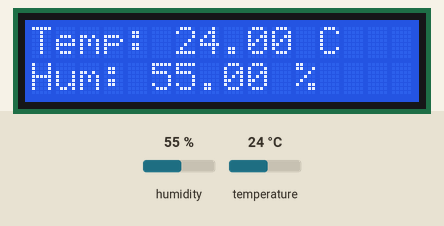
A sketch run on a simulated Arduino Uno, built with avr-gcc and run on an emulated ATmega328P. On the bench: 16×2 character LCD. The test bench sets the inputs (shaded band); at power-on: humidity 55 %, temperature 24 °C. What the sketch prints to the serial monitor is not drawn.

Above: at 3.2 s.
3.3 s: humidity set to 22 %
At 5.3 s:
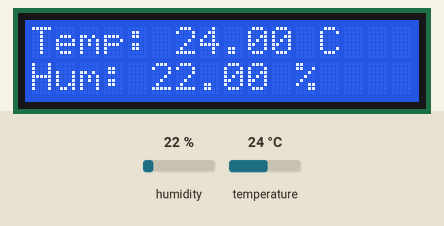
6.0 s: temperature set to 12 °C
At 6.9 s:
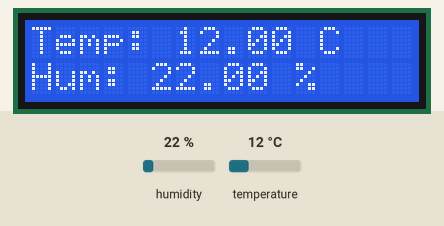
8.7 s: humidity set to 40 %
At 11.5 s:
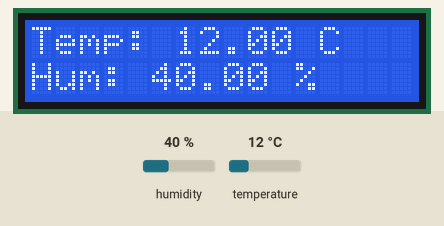
11.9 s: temperature set to 19 °C
At 13.2 s:
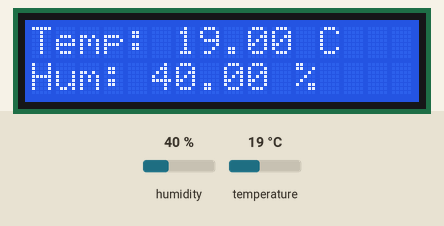
Timing chart, 0 to 14.9 s (numbered marks = the images above; inputs shaded):
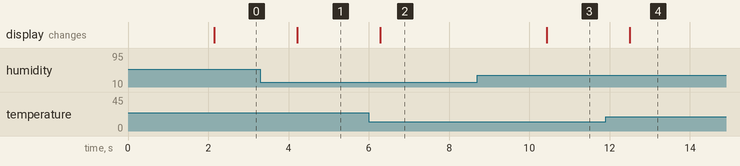

The sketch:

gnidiakovasketch_jan26b.ino
```cpp
#include <Wire.h>
#include <Adafruit_Sensor.h>
#include <Adafruit_HTU21DF.h>
#include <LiquidCrystal_I2C.h>

// Inicializácia HTU21D
Adafruit_HTU21DF htu = Adafruit_HTU21DF();

// Inicializácia LCD (adresa I2C je zvyčajne 0x27)
LiquidCrystal_I2C lcd(0x27, 16, 2);

void setup() {
  Serial.begin(115200);
  Wire.begin();

  // Inicializácia senzora HTU21D
  if (!htu.begin()) {
    Serial.println("HTU21D senzor sa nepodarilo inicializovať!");
    while (1);
  }

  // Inicializácia LCD displeja (16 stĺpcov, 2 riadky, 5x8 bodová mriežka)
  lcd.begin(16, 2, LCD_5x8DOTS); // Explicitne zadávame tri parametre
  lcd.backlight();
  lcd.setCursor(0, 0);
  lcd.print("Inicializacia...");
  delay(2000);
}

void loop() {
  // Čítanie teploty a vlhkosti
  float teplota = htu.readTemperature();
  float vlhkost = htu.readHumidity();

  // Výpis na sériový monitor
  Serial.print("Teplota: ");
  Serial.print(teplota);
  Serial.println(" °C");
  Serial.print("Vlhkosť: ");
  Serial.print(vlhkost);
  Serial.println(" %");

  // Zobrazenie údajov na LCD displeji
  lcd.clear();
  lcd.setCursor(0, 0);
  lcd.print("Temp: ");
  lcd.print(teplota);
  lcd.print(" C");

  lcd.setCursor(0, 1);
  lcd.print("Hum: ");
  lcd.print(vlhkost);
  lcd.print(" %");

  delay(2000); // Aktualizácia každé 2 sekundy
}
```

Measured:
- after the input at 3.3 s, the display: changes after 0.92 s (image 1)
- after the input at 6.0 s, the display: changes after 0.29 s (image 2)
- after the input at 8.7 s, the display: changes after 1.7 s (image 3)
- after the input at 11.9 s, the display: changes after 0.60 s (image 4)
